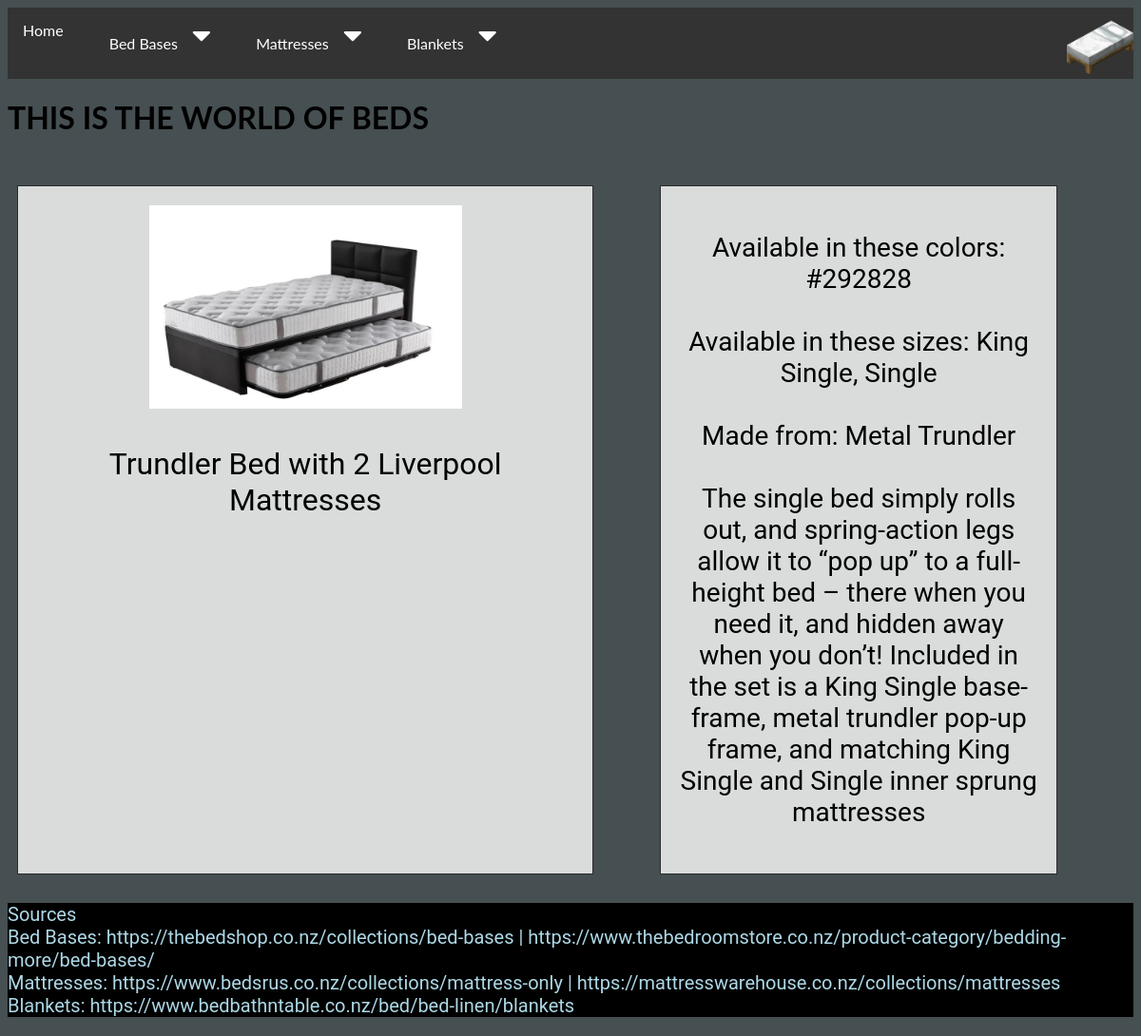
The app's page /bed_base/3, older data.
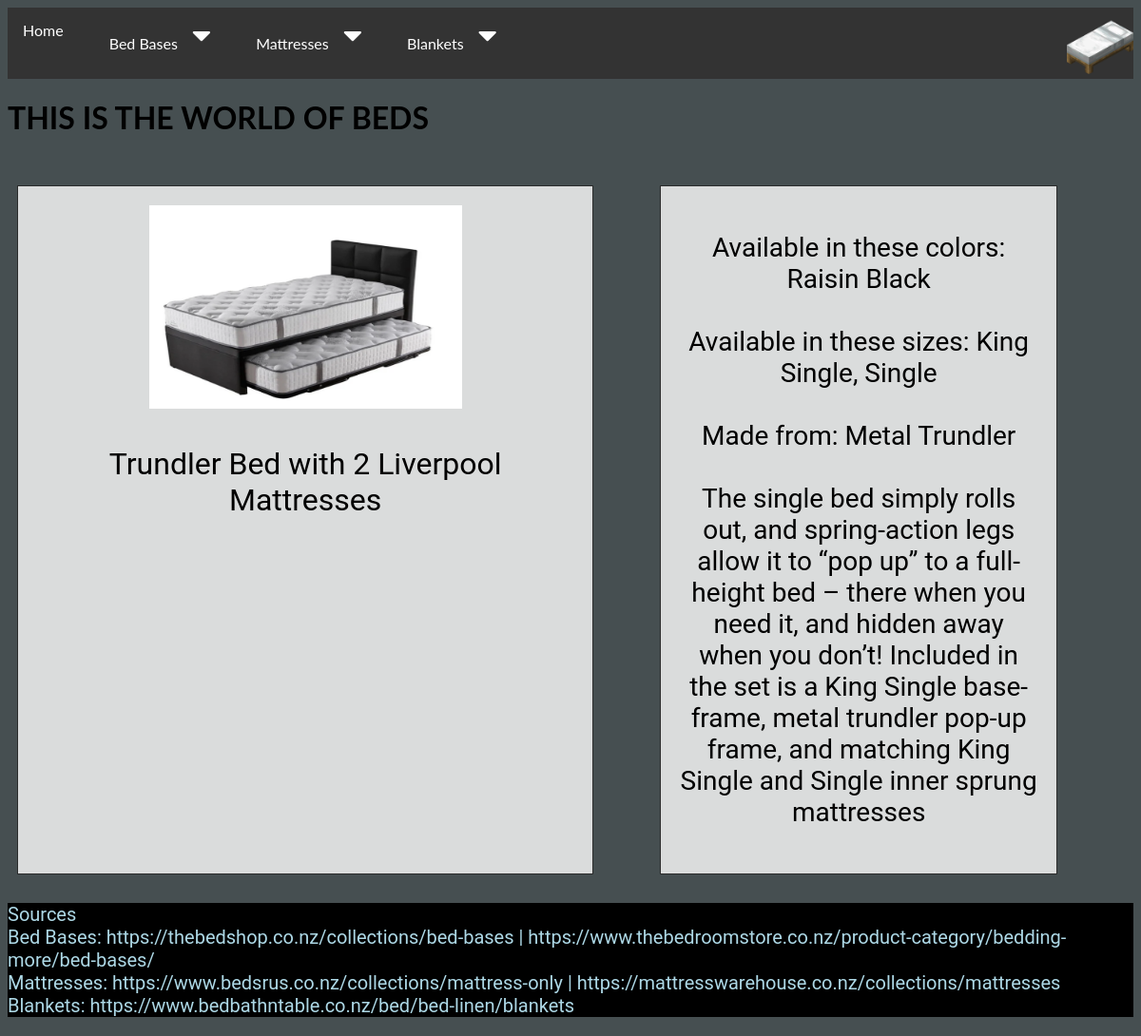
The same page, newer data.
### tables this page shows
CREATE TABLE Base (BaseID INTEGER PRIMARY KEY AUTOINCREMENT UNIQUE, BaseName TEXT NOT NULL, BaseMaterial TEXT NOT NULL, BaseSize TEXT NOT NULL, BaseColor TEXT NOT NULL, BaseImage TEXT, BaseDescription TEXT);

### routes.py (the view, shortened to what this page needs)
@app.route('/<string:data>/', defaults={'id': None})
@app.route('/<string:data>/<int:id>')
def routes(data, id):
    conn = sqlite3.connect('beds.db')
    cur = conn.cursor()
    if data == "bed_base":
        base = None
        if id is None:
            return redirect("/bed_base/0")
        elif id == 0:
            cur.execute('SELECT * FROM Base')
            base = cur.fetchall()
            return render_template('all_base.html', base=base)
        else:
            cur.execute('SELECT * FROM Base WHERE BaseID=?', (id,))
            base = cur.fetchone()
            if base is None:
                return render_template('404.html'), 404
            else:
                return render_template('individual_base.html', base=base)
    else:
        return render_template('404.html'), 404

### templates/individual_base.html (shortened to what this page needs)
<!DOCTYPE html>
<html>
{% extends 'layout.html' %}
{% block content %}
<body class="bed_base_route">
<div class="grid_container">
    <div class="grid_item">
        <img src="/static/images/{{base[5]}}" width="329" height="214">
        <p style="font-size: 32px;">{{base[1]}}</p>
    </div>
    <div class="grid_item">
        <p style="font-size: 28px;">
            Available in these colors: {{base[4]}}<br><br>
            Available in these sizes: {{base[3]}}<br><br>
            Made from: {{base[2]}}<br><br>
            {{base[6]}}
        </p>
</div>
{% endblock %}

### templates/layout.html (shortened to what this page needs)
<!doctype html>
<html>
<head>
<link rel="stylesheet" href="https://cdnjs.cloudflare.com/ajax/libs/font-awesome/4.7.0/css/font-awesome.min.css">
<div class="navbar">
    <ul>
    <li><a class="active" href="/">Home</a></li>
    <div class="dropdown">
      <button class="dropbtn">
        <a href="/bed_base/0">Bed Bases</a>
        <i class="fa fa-caret-down fa-2x"></i>
      </button>
    </div>
    <div class="dropdown">
      <button class="dropbtn">
        <a href="/mattress/0">Mattresses</a>
        <i class="fa fa-caret-down fa-2x"></i>
      </button>
    </div>
    <div class="dropdown">
      <button class="dropbtn">
        <a href="/blanket/0">Blankets</a>
        <i class="fa fa-caret-down fa-2x"></i>
      </button>
    </div>
    <img class="navbar_image" src="/static/images/White_Bed_29.png" width="70" height="70" style="float:right">
  </ul>
</div>
    <link rel="stylesheet" href="/static/style.css">
  </head>
  <body>
    <header>
      <h1>THIS IS THE WORLD OF BEDS</h1>
    </header>
    <main>
      {% block content %}{% endblock %}
    </main>
    <footer><p style="font-size: 20px; color: lightblue; text-align: left;">Sources<br>
      Bed Bases: https://thebedshop.co.nz/collections/bed-bases | https://www.thebedroomstore.co.nz/product-category/bedding-more/bed-bases/<br>
      Mattresses: https://www.bedsrus.co.nz/collections/mattress-only | https://mattresswarehouse.co.nz/collections/mattresses<br>
      Blankets: https://www.bedbathntable.co.nz/bed/bed-linen/blankets</p>
    </footer>
  </body>
</html>

### static/style.css (style rules this page uses)
body { background-color: #a5b695; }
.bed_base_route { background-color: #464f51; }
p { color: black; font-family: "Roboto", sans-serif; font-size: 42px; }
h1 { font-family: "Lato", sans-serif; }
ul { list-style-type: none; margin: 0; padding: 0; overflow: hidden; background-color: #333; }
li { float: left; }
li a { display: block; color: white; text-align: center; padding: 14px 16px; text-decoration: none; }
i { font-size: 24px; }
.navbar { overflow: hidden; background-color: #333; font-family: "Lato", sans-serif; }
.navbar a { float: left; font-size: 16px; color: white; text-align: center; padding: 14px 16px; text-decoration: none; }
.dropdown { float: left; overflow: hidden; }
.dropdown .dropbtn { font-size: 16px; border: none; outline: none; color: white; padding: 14px 16px; background-color: inherit; font-family: inherit; margin: 0; transition-duration: 0.25s; }
footer { text-align: center; font-size: 20px; background-color: black; color: white; }
.grid_container { display: grid; gap: 70px; grid-template-columns: auto auto auto; padding: 10px; }
.grid_item { background-color: rgba(255, 255, 255, 0.8); border: 1px solid rgba(0, 0, 0, 0.8); padding: 20px; font-size: 30px; text-align: center; overflow-wrap: normal; }

Row changes from the older to the newer data that the page shows:
changed Base "Trundler Bed with 2 Liverpool Mattresses": BaseColor "#292828" → "Raisin Black"
